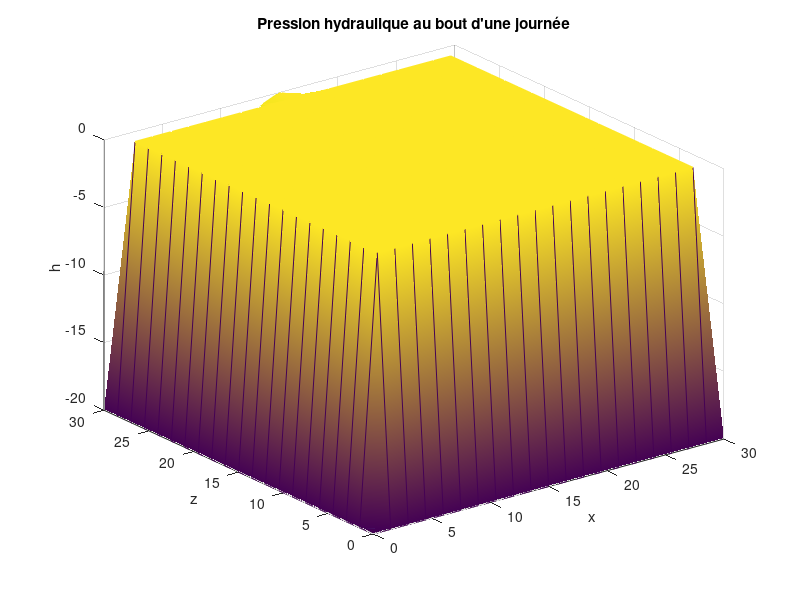

Reproduce this figure in MATLAB. (Note: this script raises an error after producing the figure.)
% Résolution par un schéma au différences finies explicite, du problème suivant :
%
%  Ks*d/dz(Kr*d/dz(Phi)) = d/dt(theta)
%
% x = déplacement horizontal
% z = déplacement vertical
% h = pression hydraulique
% Phi = h+z ; Charge hydraulique
% Ks = cst ; conductivité hydrolique d'un sol saturé
% Kr(h) = exp(alpha*h) ; conductivité hydrolique d'un sol non saturé
% alpha = cst ;  paramètre dépendant du type de sol
% Theta(h) = thetad + (thetas - thetad)Kr(h) ; teneur en eau
% thetad = cst ;  teneur en eau pour un sol sec
% thetas = cst ;  teneur en eau pour un sol saturé

clear; close all;

%% Données
Tf = 3600; % temps final en jour
N = 3600; % Nombre de subdivision de l'intervalle de temps [0;TF]
a = 30; % Largeur de l'espace considéré en m
I = 20; % Nombre de subdivision de l'intervalle en espace horizontal [0;a]
L = 30; % Hauteur de l'espace considéré en m
J = 20; % Nombre de subdivision de l'intervalle en espace vertical [0;L]
nbn = (J+1)*(I+1); % Nb total de noeuds du maillage en espace

Ks = 0.1 ; % m/Jour
alpha = 0.1 ; % cm^-1
thetad = 0.15 ;
thetas = 0.45 ;

% Sable
Ks = 8.25*1e-5 * 86400; % m/Jour
alpha = 0.145 ; % cm^-1
thetad = 0.045 ;
thetas = 0.430 ;
%

% Yolo light clay
Ks = 9.22*1e-5; % m/Jour
alpha = 0.0335 ; % cm^-1
thetad = 0.102 ;
thetas = 0.368 ;
%

Kr = @(h) exp(alpha*h) ; %ones(length(h),1);
Theta = @(h) thetad + (thetas - thetad)*Kr(h);
dTheta = @(h) alpha*(thetas - thetad)*Kr(h); % Dérivée de theta en fonction de h
hd = -20; % Pression hydraulique d'un sol sec
eps = exp(alpha*hd);


%% Résolution en h par une méthode semi-implicite
% On numérote les noeuds du maillage de l'espace de gauche à droite puis bas vers le haut
% i.e x croisant puis z croissant
h = zeros(nbn,N+1); % Pression hydraulique
h(:,1)= hd*ones(nbn,1); % Condition initiale h(x,z,0)
h(1:I+1,2:N+1)=hd*ones(I+1,N); % Condition au bord h(x,0,t) avec t>0
h(1:I+1:(I+1)*J+1,2:N+1)=hd*ones(I+1,N); % Condition au bord h(0,z,t) avec t>0
h(I+1:I+1:nbn,2:N+1)=hd*ones(I+1,N); % Condition au bord h(a,z,t) avec t>0
dx = a/I;
x = dx*[1:I-1]';
h_L=log(eps + (1-eps)*(0.75*sin(pi*x/a) - 0.25*sin(3*pi*x/a)))/alpha;
h((I+1)*J+2:nbn-1,2:N+1)=h_L .* ones(length(h_L),N); % Condition au bord h(x,L,t) avec t>0


%% Affichage de la solution
x = x';
tx=[0,x,a]; % Espace horizontal
dz=L/J; % Pas d'espace doit être égal pour les deux dimensions en espace
tz=0:dz:L; % Discrétisation de l'espace vertical
dt=Tf/N; % Pas de temps
tt=0:dt:Tf;
%[T,Z]=meshgrid(t,tz);


h_mid1 = h(:,end);
[X,Z]=meshgrid(tx,tz);
h_mid1=reshape(h_mid1,I+1,J+1);
figure(1);
meshc(X,Z,h_mid1',"FaceColor","interp");
xlabel("x")
ylabel("z")
zlabel("h")
title("Pression hydraulique au bout d'une journée")


temps = cputime;
% En argument, h contient déjà les conditions initiales à l'intérieure
[h]=Semi_implicite2D3(I,a,J,L,N,Tf,h,Ks,Kr,dTheta);

disp(["Temps d'execution :",num2str(cputime-temps)]);

%% Affichage de la solution


h_mid = h(:,end);
[X,Z]=meshgrid(tx,tz);
h_mid=reshape(h_mid,I+1,J+1);
figure(2);
meshc(X,Z,h_mid',"FaceColor","interp");
xlabel("x")
ylabel("z")
zlabel("h")
title("Pression hydraulique à la mi-journée")

h_mid = h(:,50);
h_mid=reshape(h_mid,I+1,J+1);
figure(3);
meshc(X,Z,h_mid',"FaceColor","interp");
xlabel("x")
ylabel("z")
zlabel("h")
title("Pression hydraulique à la mi-journée")
